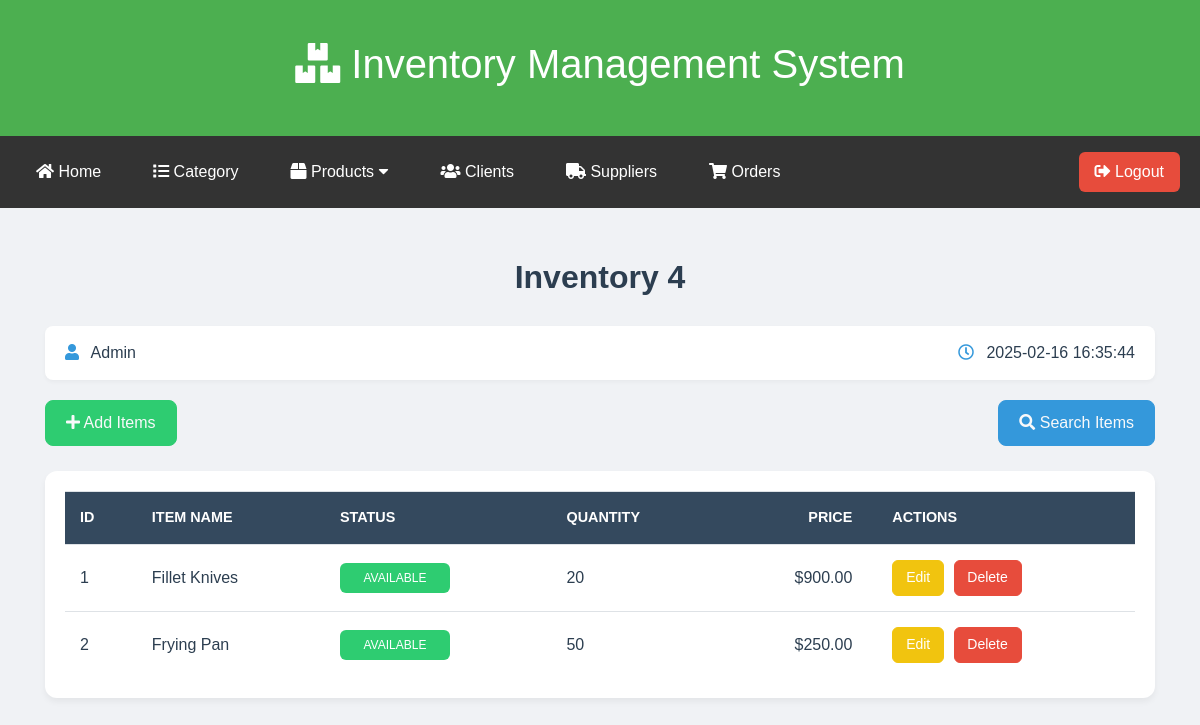
/display4.php, run on the app's committed database.
### tables this page shows
CREATE TABLE `inventory4` (
  `id` int(11) NOT NULL,
  `name` varchar(255) NOT NULL,
  `Status` varchar(50) NOT NULL,
  `quantity` int(11) NOT NULL,
  `price` decimal(10,2) NOT NULL
);

### display4.php (the view, shortened to what this page needs)
<?php
include 'db.php';
?>
<!doctype html>
<html lang="en">
<head>
    <link rel="stylesheet" href="https://stackpath.bootstrapcdn.com/bootstrap/4.5.2/css/bootstrap.min.css">
    <link rel="stylesheet" href="https://cdnjs.cloudflare.com/ajax/libs/font-awesome/5.15.4/css/all.min.css">
</head>
<body>
<header>
<h1><i class="fas fa-boxes"></i>    Inventory Management System </h1>
</header>
<nav>
    <a href="home.php" style="text-decoration:none;"><i class="fa fa-home"></i> Home</a>
    <a href="category.php" style="text-decoration:none;"><i class="fa fa-list"></i> Category</a>
        <div class="dropdown">
            <button class="dropbtn "><i class="fa fa-box"></i> Products
                <i class="fa fa-caret-down"></i>
            </button>
        </div>
        <a href="display(clients).php" style="text-decoration:none;"><i class="fa fa-users"></i> Clients</a>
        <a href="display5.php" style="text-decoration:none;"><i class="fa fa-truck"></i> Suppliers</a>
        <a href="view_orders1.php" style="text-decoration:none;"><i class="fa fa-shopping-cart"></i> Orders</a>
        <a href="logout.php" class="nav-link logout-btn" name="logout" onclick="return confirmLogout();">
            <i class="fa fa-sign-out-alt"></i> Logout
        </a>
</nav>
<div class="container">
    <h2 class="text-center">Inventory 4</h2>
    <div class="user-info">
    <div>
        <i class="fas fa-user" style="margin-right: 8px; color: #3498db;"></i>     <?php echo htmlspecialchars('Admin'); ?>
    </div>
    <div>
        <i class="far fa-clock" style="margin-right: 8px; color: #3498db;"></i> <span id="current-time"><?php echo date('Y-m-d H:i:s'); ?></span>
    </div>
</div>
    <div class="d-flex justify-content-between button-container">
        <button class="btn btn-add text-white">
            <a href="create4.php" class="text-light" style="text-decoration: none;">
                <i class="fas fa-plus"></i> Add Items
            </a>
        </button>
        <button class="btn btn-search text-white">
            <a href="search4.php" class="text-light" style="text-decoration: none;">
                <i class="fas fa-search"></i> Search Items
            </a>
        </button>
    </div>
    <div class="table-container">
        <table class="table">
            <thead>
                <tr>
                    <th>Id</th>
                    <th>Item Name</th>
                    <th>Status</th>
                    <th>Quantity</th>
                    <th>Price</th>
                    <th>Actions</th>
                </tr>
            </thead>
            <tbody>
                <?php
                $sql = "SELECT * FROM inventory4";
                $result = mysqli_query($conn, $sql);
                if ($result) {
                    while ($row = mysqli_fetch_assoc($result)) {
                        $id = $row['id'];
                        $item = $row['name'];
                        $status = $row['Status'];
                        $qnt = $row['quantity'];
                        $price = $row['price'];
                        $statusClass = ($status == 'Available') ? 'status-available' : 'status-not-available';
                        echo '<tr>
                            <td>' . $id . '</td>
                            <td>' . $item . '</td>
                            <td><span class="status-badge ' . $statusClass . '">' . $status . '</span></td>
                            <td>' . $qnt . '</td>
                            <td>$' . number_format($price, 2) . '</td>
                            <td>
                                <a href="edit4.php?id=' . $id . '" class="btn btn-warning btn-sm">Edit</a>
                                <a href="delete4.php?id=' . $id . '" class="btn btn-danger btn-sm" onclick="return confirmDelete();">Delete</a>
                            </td>
                        </tr>';
                    }
                } else {
                    echo '<tr><td colspan="6" class="text-danger">Error fetching data: ' . mysqli_error($conn) . '</td></tr>';
                }
                ?>
            </tbody>
        </table>
    </div>
</div>
</body>
</html>

### display4.php (style rules this page uses)
* { margin: 0; padding: 0; box-sizing: border-box; }
body { background-color: #f0f2f5; font-family: 'Arial', sans-serif; }
header { background-color: #4CAF50; color: white; padding: 40px; text-align: center; }
nav { background-color: #333; display: flex; align-items: center; justify-content: center; padding: 10px; position: relative; }
nav a, .dropdown .dropbtn { color: white; text-align: center; padding: 14px 16px; text-decoration: none; margin: 0 10px; transition: background-color 0.3s, color 0.3s; cursor: pointer; border: none; background: none; font-size: 16px; }
.dropdown { position: relative; display: inline-block; }
.logout-btn { color: white !important; background-color: #e74c3c; border-radius: 6px; margin-left: auto; padding: 8px 16px !important; transition: background-color 0.3s, color 0.3s; }
.container { margin-top: 50px; margin-bottom: 50px; }
h2 { color: #2c3e50; margin-bottom: 30px; font-weight: 600; text-align: center; }
.user-info { background-color: #fff; padding: 15px 20px; border-radius: 8px; box-shadow: 0 2px 4px rgba(0, 0, 0, 0.04); margin-bottom: 20px; color: #2c3e50; display: flex; justify-content: space-between; align-items: center; }
.user-info i { margin-right: 8px; color: #3498db; }
.button-container { margin-bottom: 25px; display: flex; gap: 10px; }
.btn-add { background-color: #2ecc71; border-color: #2ecc71; padding: 10px 20px; border-radius: 8px; transition: all 0.3s ease; display: flex; align-items: center; gap: 8px; }
.btn-search { background-color: #3498db; border-color: #3498db; padding: 10px 20px; border-radius: 8px; transition: all 0.3s ease; display: flex; align-items: center; gap: 8px; }
.table-container { background-color: #fff; border-radius: 12px; box-shadow: 0 4px 6px rgba(0, 0, 0, 0.05); padding: 20px; overflow-x: auto; }
.table { margin-bottom: 0; width: 100%; }
.table thead { background-color: #34495e; color: #fff; }
.table thead th { border-bottom: none; font-weight: 600; text-transform: uppercase; font-size: 0.9rem; padding: 15px; }
.table thead th:nth-child(5) { text-align: right; padding-right: 25px; }
.table thead th { white-space: nowrap; }
.table thead th:last-child { text-align: left; }
.table td { padding: 15px; vertical-align: middle; color: #2c3e50; }
.status-badge { display: inline-block; padding: 6px 12px; border-radius: 6px; font-weight: 500; font-size: 12px; text-align: center; width: 110px; text-transform: uppercase; white-space: nowrap; }
.status-available { background-color: #2ecc71; color: white; }
.btn-warning { background-color: #f1c40f; border-color: #f1c40f; color: #fff; margin-right: 5px; transition: all 0.3s ease; }
.btn-danger { background-color: #e74c3c; border-color: #e74c3c; transition: all 0.3s ease; }
.btn-sm { padding: 0.4rem 0.8rem; font-size: 0.875rem; border-radius: 6px; }
.table td:nth-child(5) { text-align: right; padding-right: 25px; }

### data on the page
inventory4: id "1", name "Fillet Knives", Status "AVAILABLE", quantity "20", price "900.00"
inventory4: id "2", name "Frying Pan", Status "AVAILABLE", quantity "50", price "250.00"
